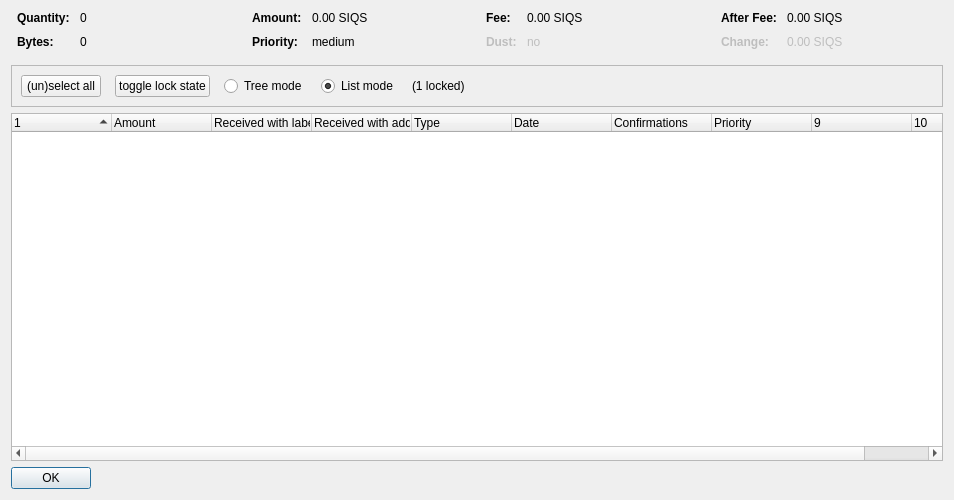
<?xml version="1.0" encoding="UTF-8"?>
<ui version="4.0">
 <class>CoinControlDialog</class>
 <widget class="QDialog" name="CoinControlDialog">
  <property name="geometry">
   <rect>
    <x>0</x>
    <y>0</y>
    <width>954</width>
    <height>500</height>
   </rect>
  </property>
  <property name="windowTitle">
   <string>Coin Selection</string>
  </property>
  <layout class="QVBoxLayout" name="verticalLayout">
   <item>
    <layout class="QHBoxLayout" name="horizontalLayoutTop" stretch="0,0,0,0">
     <property name="topMargin">
      <number>0</number>
     </property>
     <property name="bottomMargin">
      <number>10</number>
     </property>
     <item>
      <layout class="QFormLayout" name="formLayoutCoinControl1">
       <property name="horizontalSpacing">
        <number>10</number>
       </property>
       <property name="verticalSpacing">
        <number>10</number>
       </property>
       <property name="leftMargin">
        <number>6</number>
       </property>
       <property name="rightMargin">
        <number>6</number>
       </property>
       <item row="0" column="0">
        <widget class="QLabel" name="labelCoinControlQuantityText">
         <property name="font">
          <font>
           <weight>75</weight>
           <bold>true</bold>
          </font>
         </property>
         <property name="text">
          <string>Quantity:</string>
         </property>
        </widget>
       </item>
       <item row="0" column="1">
        <widget class="QLabel" name="labelCoinControlQuantity">
         <property name="cursor">
          <cursorShape>IBeamCursor</cursorShape>
         </property>
         <property name="contextMenuPolicy">
          <enum>Qt::ActionsContextMenu</enum>
         </property>
         <property name="text">
          <string notr="true">0</string>
         </property>
         <property name="textInteractionFlags">
          <set>Qt::LinksAccessibleByMouse|Qt::TextSelectableByKeyboard|Qt::TextSelectableByMouse</set>
         </property>
        </widget>
       </item>
       <item row="1" column="0">
        <widget class="QLabel" name="labelCoinControlBytesText">
         <property name="font">
          <font>
           <weight>75</weight>
           <bold>true</bold>
          </font>
         </property>
         <property name="text">
          <string>Bytes:</string>
         </property>
        </widget>
       </item>
       <item row="1" column="1">
        <widget class="QLabel" name="labelCoinControlBytes">
         <property name="cursor">
          <cursorShape>IBeamCursor</cursorShape>
         </property>
         <property name="contextMenuPolicy">
          <enum>Qt::ActionsContextMenu</enum>
         </property>
         <property name="text">
          <string notr="true">0</string>
         </property>
         <property name="textInteractionFlags">
          <set>Qt::LinksAccessibleByMouse|Qt::TextSelectableByKeyboard|Qt::TextSelectableByMouse</set>
         </property>
        </widget>
       </item>
      </layout>
     </item>
     <item>
      <layout class="QFormLayout" name="formLayoutCoinControl2">
       <property name="horizontalSpacing">
        <number>10</number>
       </property>
       <property name="verticalSpacing">
        <number>10</number>
       </property>
       <property name="leftMargin">
        <number>6</number>
       </property>
       <property name="rightMargin">
        <number>6</number>
       </property>
       <item row="0" column="0">
        <widget class="QLabel" name="labelCoinControlAmountText">
         <property name="font">
          <font>
           <weight>75</weight>
           <bold>true</bold>
          </font>
         </property>
         <property name="text">
          <string>Amount:</string>
         </property>
        </widget>
       </item>
       <item row="0" column="1">
        <widget class="QLabel" name="labelCoinControlAmount">
         <property name="cursor">
          <cursorShape>IBeamCursor</cursorShape>
         </property>
         <property name="contextMenuPolicy">
          <enum>Qt::ActionsContextMenu</enum>
         </property>
         <property name="text">
          <string notr="true">0.00 SIQS</string>
         </property>
         <property name="textInteractionFlags">
          <set>Qt::LinksAccessibleByMouse|Qt::TextSelectableByKeyboard|Qt::TextSelectableByMouse</set>
         </property>
        </widget>
       </item>
       <item row="1" column="0">
        <widget class="QLabel" name="labelCoinControlPriorityText">
         <property name="font">
          <font>
           <weight>75</weight>
           <bold>true</bold>
          </font>
         </property>
         <property name="text">
          <string>Priority:</string>
         </property>
        </widget>
       </item>
       <item row="1" column="1">
        <widget class="QLabel" name="labelCoinControlPriority">
         <property name="cursor">
          <cursorShape>IBeamCursor</cursorShape>
         </property>
         <property name="contextMenuPolicy">
          <enum>Qt::ActionsContextMenu</enum>
         </property>
         <property name="text">
          <string>medium</string>
         </property>
         <property name="textInteractionFlags">
          <set>Qt::LinksAccessibleByMouse|Qt::TextSelectableByKeyboard|Qt::TextSelectableByMouse</set>
         </property>
        </widget>
       </item>
      </layout>
     </item>
     <item>
      <layout class="QFormLayout" name="formLayoutCoinControl3">
       <property name="horizontalSpacing">
        <number>10</number>
       </property>
       <property name="verticalSpacing">
        <number>10</number>
       </property>
       <property name="leftMargin">
        <number>6</number>
       </property>
       <property name="rightMargin">
        <number>6</number>
       </property>
       <item row="0" column="0">
        <widget class="QLabel" name="labelCoinControlFeeText">
         <property name="font">
          <font>
           <weight>75</weight>
           <bold>true</bold>
          </font>
         </property>
         <property name="text">
          <string>Fee:</string>
         </property>
        </widget>
       </item>
       <item row="0" column="1">
        <widget class="QLabel" name="labelCoinControlFee">
         <property name="cursor">
          <cursorShape>IBeamCursor</cursorShape>
         </property>
         <property name="contextMenuPolicy">
          <enum>Qt::ActionsContextMenu</enum>
         </property>
         <property name="text">
          <string notr="true">0.00 SIQS</string>
         </property>
         <property name="textInteractionFlags">
          <set>Qt::LinksAccessibleByMouse|Qt::TextSelectableByKeyboard|Qt::TextSelectableByMouse</set>
         </property>
        </widget>
       </item>
       <item row="1" column="0">
        <widget class="QLabel" name="labelCoinControlLowOutputText">
         <property name="enabled">
          <bool>false</bool>
         </property>
         <property name="font">
          <font>
           <weight>75</weight>
           <bold>true</bold>
          </font>
         </property>
         <property name="text">
          <string>Dust:</string>
         </property>
        </widget>
       </item>
       <item row="1" column="1">
        <widget class="QLabel" name="labelCoinControlLowOutput">
         <property name="enabled">
          <bool>false</bool>
         </property>
         <property name="cursor">
          <cursorShape>IBeamCursor</cursorShape>
         </property>
         <property name="contextMenuPolicy">
          <enum>Qt::ActionsContextMenu</enum>
         </property>
         <property name="text">
          <string>no</string>
         </property>
         <property name="textInteractionFlags">
          <set>Qt::LinksAccessibleByMouse|Qt::TextSelectableByKeyboard|Qt::TextSelectableByMouse</set>
         </property>
        </widget>
       </item>
      </layout>
     </item>
     <item>
      <layout class="QFormLayout" name="formLayoutCoinControl4">
       <property name="horizontalSpacing">
        <number>10</number>
       </property>
       <property name="verticalSpacing">
        <number>10</number>
       </property>
       <property name="leftMargin">
        <number>6</number>
       </property>
       <property name="rightMargin">
        <number>6</number>
       </property>
       <item row="0" column="0">
        <widget class="QLabel" name="labelCoinControlAfterFeeText">
         <property name="font">
          <font>
           <weight>75</weight>
           <bold>true</bold>
          </font>
         </property>
         <property name="text">
          <string>After Fee:</string>
         </property>
        </widget>
       </item>
       <item row="0" column="1">
        <widget class="QLabel" name="labelCoinControlAfterFee">
         <property name="cursor">
          <cursorShape>IBeamCursor</cursorShape>
         </property>
         <property name="contextMenuPolicy">
          <enum>Qt::ActionsContextMenu</enum>
         </property>
         <property name="text">
          <string notr="true">0.00 SIQS</string>
         </property>
         <property name="textInteractionFlags">
          <set>Qt::LinksAccessibleByMouse|Qt::TextSelectableByKeyboard|Qt::TextSelectableByMouse</set>
         </property>
        </widget>
       </item>
       <item row="1" column="0">
        <widget class="QLabel" name="labelCoinControlChangeText">
         <property name="enabled">
          <bool>false</bool>
         </property>
         <property name="font">
          <font>
           <weight>75</weight>
           <bold>true</bold>
          </font>
         </property>
         <property name="text">
          <string>Change:</string>
         </property>
        </widget>
       </item>
       <item row="1" column="1">
        <widget class="QLabel" name="labelCoinControlChange">
         <property name="enabled">
          <bool>false</bool>
         </property>
         <property name="cursor">
          <cursorShape>IBeamCursor</cursorShape>
         </property>
         <property name="contextMenuPolicy">
          <enum>Qt::ActionsContextMenu</enum>
         </property>
         <property name="text">
          <string notr="true">0.00 SIQS</string>
         </property>
         <property name="textInteractionFlags">
          <set>Qt::LinksAccessibleByMouse|Qt::TextSelectableByKeyboard|Qt::TextSelectableByMouse</set>
         </property>
        </widget>
       </item>
      </layout>
     </item>
    </layout>
   </item>
   <item>
    <widget class="QFrame" name="frame">
     <property name="minimumSize">
      <size>
       <width>0</width>
       <height>40</height>
      </size>
     </property>
     <property name="frameShape">
      <enum>QFrame::StyledPanel</enum>
     </property>
     <property name="frameShadow">
      <enum>QFrame::Sunken</enum>
     </property>
     <layout class="QHBoxLayout" name="horizontalLayout">
      <item>
       <layout class="QHBoxLayout" name="horizontalLayoutPanel" stretch="0,0,0,0,0,0">
        <property name="spacing">
         <number>14</number>
        </property>
        <item>
         <widget class="QPushButton" name="pushButtonSelectAll">
          <property name="sizePolicy">
           <sizepolicy hsizetype="Maximum" vsizetype="Fixed">
            <horstretch>0</horstretch>
            <verstretch>0</verstretch>
           </sizepolicy>
          </property>
          <property name="text">
           <string>(un)select all</string>
          </property>
          <property name="autoDefault">
           <bool>false</bool>
          </property>
         </widget>
        </item>
        <item>
         <widget class="QPushButton" name="pushButtonToggleLock">
          <property name="sizePolicy">
           <sizepolicy hsizetype="Maximum" vsizetype="Fixed">
            <horstretch>0</horstretch>
            <verstretch>0</verstretch>
           </sizepolicy>
          </property>
          <property name="text">
           <string>toggle lock state</string>
          </property>
          <property name="autoDefault">
           <bool>false</bool>
          </property>
         </widget>
        </item>
        <item>
         <widget class="QRadioButton" name="radioTreeMode">
          <property name="sizePolicy">
           <sizepolicy hsizetype="Maximum" vsizetype="Fixed">
            <horstretch>0</horstretch>
            <verstretch>0</verstretch>
           </sizepolicy>
          </property>
          <property name="text">
           <string>Tree mode</string>
          </property>
         </widget>
        </item>
        <item>
         <widget class="QRadioButton" name="radioListMode">
          <property name="sizePolicy">
           <sizepolicy hsizetype="Maximum" vsizetype="Fixed">
            <horstretch>0</horstretch>
            <verstretch>0</verstretch>
           </sizepolicy>
          </property>
          <property name="text">
           <string>List mode</string>
          </property>
          <property name="checked">
           <bool>true</bool>
          </property>
         </widget>
        </item>
        <item>
         <widget class="QLabel" name="labelLocked">
          <property name="text">
           <string>(1 locked)</string>
          </property>
         </widget>
        </item>
        <item>
         <spacer name="horizontalSpacer">
          <property name="orientation">
           <enum>Qt::Horizontal</enum>
          </property>
          <property name="sizeHint" stdset="0">
           <size>
            <width>40</width>
            <height>20</height>
           </size>
          </property>
         </spacer>
        </item>
       </layout>
      </item>
     </layout>
    </widget>
   </item>
   <item>
    <widget class="CoinControlTreeWidget" name="treeWidget">
     <property name="contextMenuPolicy">
      <enum>Qt::CustomContextMenu</enum>
     </property>
     <property name="sortingEnabled">
      <bool>false</bool>
     </property>
     <property name="columnCount">
      <number>10</number>
     </property>
     <attribute name="headerShowSortIndicator" stdset="0">
      <bool>true</bool>
     </attribute>
     <attribute name="headerStretchLastSection">
      <bool>false</bool>
     </attribute>
     <column>
      <property name="text">
       <string/>
      </property>
     </column>
     <column>
      <property name="text">
       <string>Amount</string>
      </property>
     </column>
     <column>
      <property name="text">
       <string>Received with label</string>
      </property>
     </column>
     <column>
      <property name="text">
       <string>Received with address</string>
      </property>
     </column>
     <column>
      <property name="text">
       <string>Type</string>
      </property>
     </column>
     <column>
      <property name="text">
       <string>Date</string>
      </property>
     </column>
     <column>
      <property name="text">
       <string>Confirmations</string>
      </property>
      <property name="toolTip">
       <string>Confirmed</string>
      </property>
     </column>
     <column>
      <property name="text">
       <string>Priority</string>
      </property>
     </column>
     <column>
      <property name="text">
       <string/>
      </property>
     </column>
     <column>
      <property name="text">
       <string/>
      </property>
     </column>
    </widget>
   </item>
   <item>
    <widget class="QDialogButtonBox" name="buttonBox">
     <property name="sizePolicy">
      <sizepolicy hsizetype="Maximum" vsizetype="Fixed">
       <horstretch>0</horstretch>
       <verstretch>0</verstretch>
      </sizepolicy>
     </property>
     <property name="orientation">
      <enum>Qt::Horizontal</enum>
     </property>
     <property name="standardButtons">
      <set>QDialogButtonBox::Ok</set>
     </property>
    </widget>
   </item>
  </layout>
 </widget>
 <customwidgets>
  <customwidget>
   <class>CoinControlTreeWidget</class>
   <extends>QTreeWidget</extends>
   <header>coincontroltreewidget.h</header>
  </customwidget>
 </customwidgets>
 <resources/>
 <connections/>
</ui>
